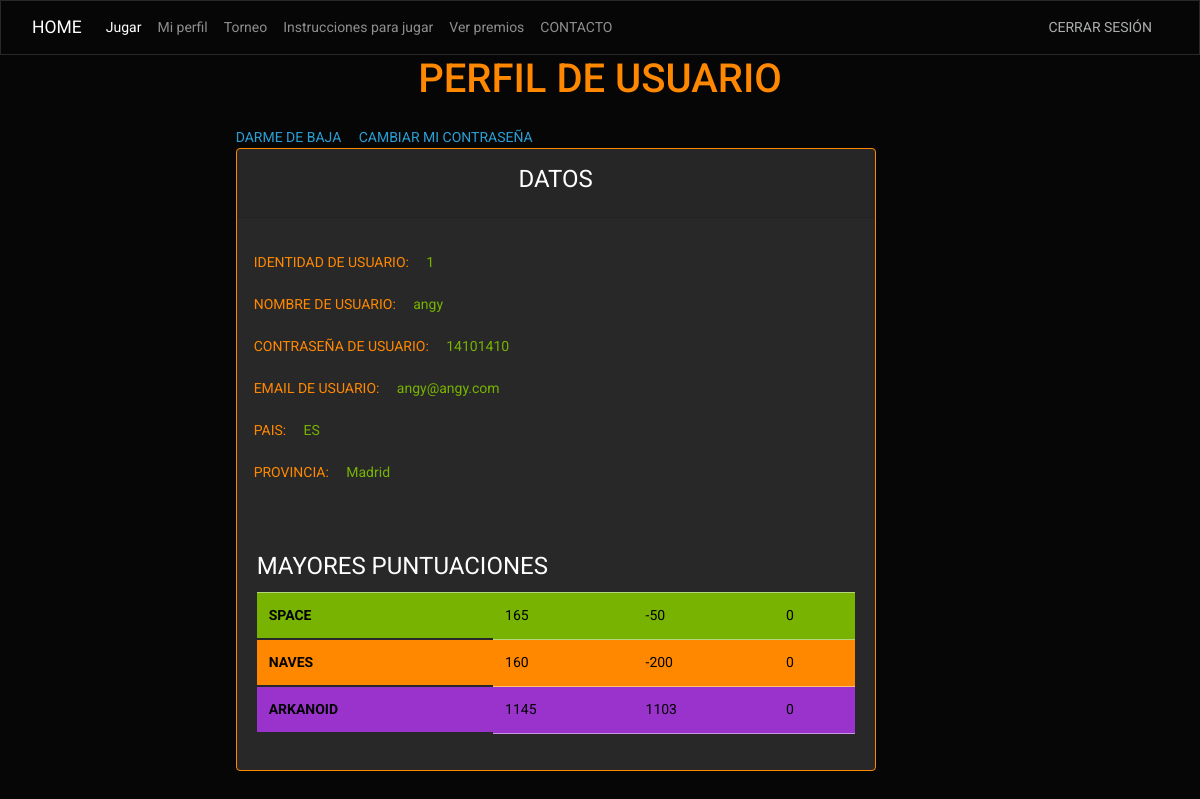
/perfil (signed in), run on the app's committed database.
### models.py (models this page shows, shortened)
class Usuarios ( db.Base, UserMixin ) :
	__tablename__ = 'registro'
	__table_args__ = {'sqlite_autoincrement' : True}
	id = Column ( Integer, primary_key = True )
	usuario = Column ( String, nullable = False )
	password = Column ( String, nullable = False )
	email = Column ( String, nullable = False )
	pais = Column ( String )
	provincia = Column ( String )
	administrador = Column ( Boolean, nullable = False )
	puntuacion_space = relationship ( "PuntuacionSpace", back_populates = "id_usuario", cascade = "all, delete-orphan" )
	puntuacion_naves = relationship ( "PuntuacionNaves", back_populates = "id_usuario", cascade = "all, delete-orphan" )
	puntuacion_arkanoid = relationship ( "PuntuacionArkanoid", back_populates = "id_usuario",
	                                     cascade = "all, delete-orphan" )
	def is_admin(self) :
		return self.administrador

class PuntuacionSpace ( db.Base ) :
	__tablename__ = 'puntuacion_space'
	__table_args__ = {'sqlite_autoincrement' : True}
	id = Column ( Integer, primary_key = True )
	usuario_id = Column ( Integer, ForeignKey ( "registro.id" ) )
	puntos = Column ( Integer )
	id_usuario = relationship ( "Usuarios", back_populates = "puntuacion_space", uselist = False, single_parent = True )

class PuntuacionNaves ( db.Base ) :
	__tablename__ = 'puntuacion_naves'
	__table_args__ = {'sqlite_autoincrement' : True}
	id = Column ( Integer, primary_key = True )
	usuario_id = Column ( Integer, ForeignKey ( "registro.id" ) )
	puntos = Column ( Integer )
	id_usuario = relationship ( "Usuarios", back_populates = "puntuacion_naves", uselist = False, single_parent = True )

class PuntuacionArkanoid ( db.Base ) :
	__tablename__ = 'puntuacion_arkanoid'
	__table_args__ = {'sqlite_autoincrement' : True}
	id = Column ( Integer, primary_key = True )
	usuario_id = Column ( Integer, ForeignKey ( "registro.id" ) )
	puntos = Column ( Integer )
	id_usuario = relationship ( "Usuarios", back_populates = "puntuacion_arkanoid", uselist = False,
	                            single_parent = True )

### main.py (the view)
@app.route('/perfil', methods=["GET", "POST"])
@login_required
def perfil():
	user = current_user
	perfil = db.session.query(Usuarios).filter_by(usuario = user.usuario).first()
	recordspa = puntuaciones.ususario_maxi_space(user.id)
	while len(recordspa) < 3:
		recordspa.append(0) #Relleno las listas con 0 puntos
	recordnav = puntuaciones.ususario_maxi_naves(user.id)
	while len(recordnav) < 3:
		recordnav.append(0)
	recordark = puntuaciones.ususario_maxi_arkanoid(user.id)
	while len(recordark) < 3:
		recordark.append(0)
	return render_template("perfil.html",perfil = perfil,
	                       punspa1 = recordspa[0],punspa2 = recordspa[1],punspa3 = recordspa[2],
	                       punnav1 = recordnav[0],punnav2 = recordnav[1],punnav3 = recordnav[2],
	                       punark1 = recordark[0],punark2 = recordark[1],punark3 = recordark[2])

### main.py (called while the page is built)
@login_manager.user_loader
def load_user(user_id):
	return db.session.query(Usuarios).get(user_id)

### puntuaciones.py (called while the page is built)
def ususario_maxi_space(identidad):
	lista = []
	identificacion = identidad
	maxi_usuario = db.session.query(PuntuacionSpace).order_by(PuntuacionSpace.puntos.desc()).filter_by(usuario_id = identificacion).limit(5)
	for x in maxi_usuario:
		lista.append(x.puntos)
	return lista

def ususario_maxi_naves(identidad):
	lista = []
	identificacion = identidad
	maxi_usuario = db.session.query(PuntuacionNaves).order_by(PuntuacionNaves.puntos.desc()).filter_by(usuario_id = identificacion).limit(5)
	for x in maxi_usuario:
		lista.append(x.puntos)
	return lista

def ususario_maxi_arkanoid(identidad):
	lista = []
	identificacion = identidad
	maxi_usuario = db.session.query(PuntuacionArkanoid).order_by(PuntuacionArkanoid.puntos.desc()).filter_by(usuario_id = identificacion).limit(5)
	for x in maxi_usuario:
		lista.append(x.puntos)
	return lista

### templates/perfil.html (shortened to what this page needs)
<!DOCTYPE html>
<html lang="en">
<head>
    <link rel = 'stylesheet' href="{{url_for('static', filename='main.css') }}">
    <link href="https://cdn.jsdelivr.net/npm/bootstrap@5.3.0/dist/css/bootstrap.min.css" rel="stylesheet">
    <link rel="stylesheet" href="https://cdn.jsdelivr.net/npm/bootswatch@4.5.2/dist/cyborg/bootstrap.min.css">
</head>
<body>
{% if current_user.is_authenticated%}
<nav class="navbar navbar-expand-lg bg-dark" data-bs-theme="dark">
  <div class="container-fluid">
    <a class="navbar-brand" href="/index">HOME</a>
    <div class="collapse navbar-collapse" id="navbarColor02">
      <ul class="navbar-nav me-auto">
        <li class="nav-item">
          <a class="nav-link active" href="/index">Jugar
          </a>
        </li>
        <li class="nav-item">
          <a class="nav-link" href="/perfil">Mi perfil</a>
        </li>
        <li class="nav-item">
          <a class="nav-link" href="/torneo">Torneo</a>
        </li>
        <li class="nav-item">
          <a class="nav-link" href="/instrucciones">Instrucciones para jugar</a>
        </li>
        <li class="nav-item">
          <a class="nav-link" href="/premios">Ver premios</a>
        </li>
        <li class="nav-item">
          <a class="nav-link" href="/contacto">CONTACTO</a>
        </li>
      </ul>
      <form class="d-flex">
        <a class="nav-link" href="/logout">CERRAR SESIÓN</a>
      </form>
    </div>
  </div>
</nav>
{% endif %}
<h3 class="text-center text-warning">
    PERFIL DE USUARIO</h3>
<main class="container p-3">
        <div class="row">
            <div class="col-md-9 offset-md-2 my-auto">
                <a href="/baja"> DARME DE BAJA</a>
                <a href="/cambio"> CAMBIAR MI CONTRASEÑA</a>
                                <br>
                <div class="card  text-warning border-warning mb-3" style="max-width: 40rem;">
                        <div class="card-header text-center">
                            <fieldset>
                                <legend>DATOS</legend>
                            </fieldset>
                        </div>
                        <div class="card-body">
                                <div class="form-group">
                                    <div class="form-group row">
                                        <label  class="col-sm-0 col-form-label ">IDENTIDAD DE USUARIO: &nbsp &nbsp
                                        <label class="col-sm-0 col-form-label text-success">{{perfil.id}}</label>
                                        <br>
                                        <label  class="col-sm-0 col-form-label ">NOMBRE DE USUARIO: &nbsp &nbsp
                                        <label class="col-sm-0 col-form-label text-success">{{perfil.usuario}}</label>
                                        <br>
                                        <label  class="col-sm-0 col-form-label ">CONTRASEÑA DE USUARIO: &nbsp &nbsp
                                        <label class="col-sm-0 col-form-label text-success">{{perfil.password}}</label>
                                        <br>
                                        <label  class="col-sm-0 col-form-label ">EMAIL DE USUARIO: &nbsp &nbsp
                                        <label class="col-sm-0 col-form-label text-success">{{perfil.email}}</label>
                                        <br>
                                        <label  class="col-sm-0 col-form-label ">PAIS: &nbsp &nbsp
                                        <label class="col-sm-0 col-form-label text-success">{{perfil.pais}}</label>
                                        <br>
                                        <label  class="col-sm-0 col-form-label ">PROVINCIA: &nbsp &nbsp
                                        <label class="col-sm-0 col-form-label text-success">{{perfil.provincia}}</label>
                                        </div>
                                        <fieldset>
                                            <legend>MAYORES PUNTUACIONES</legend>
                                        </fieldset>
                                        <table class="table table-hover">
                                        <thead>
                                            <tr class="table-success">
                                            <th scope="row">SPACE</th>
                                            <td>{{punspa1}}</td>
                                            <td>{{punspa2}}</td>
                                            <td>{{punspa3}}</td>
                                        </tr>
                                        <tr class="table-warning">
                                            <th scope="row">NAVES</th>
                                            <td>{{punnav1}}</td>
                                            <td>{{punnav2}}</td>
                                            <td>{{punnav3}}</td>
                                        </tr>
                                        <tr class="table-info">
                                            <th scope="row">ARKANOID</th>
                                            <td>{{punark1}}</td>
                                            <td>{{punark2}}</td>
                                            <td>{{punark3}}</td>
                                        </tr>
</body>
</html>

### static/main.css (style rules this page uses)
body { background: green; text: orange }

### data on the page
Usuarios: id "1", usuario "angy", password "14101410", email "angy@angy.com", pais "ES", provincia "Madrid"
PuntuacionSpace: puntos "-50"
PuntuacionNaves: puntos "-200"
PuntuacionArkanoid: puntos "1145"
PuntuacionArkanoid: puntos "1103"

### other printed values
{{ punspa1 }} "165"
{{ punspa3 }} "0"
{{ punnav1 }} "160"
{{ punnav3 }} "0"
{{ punark3 }} "0"
